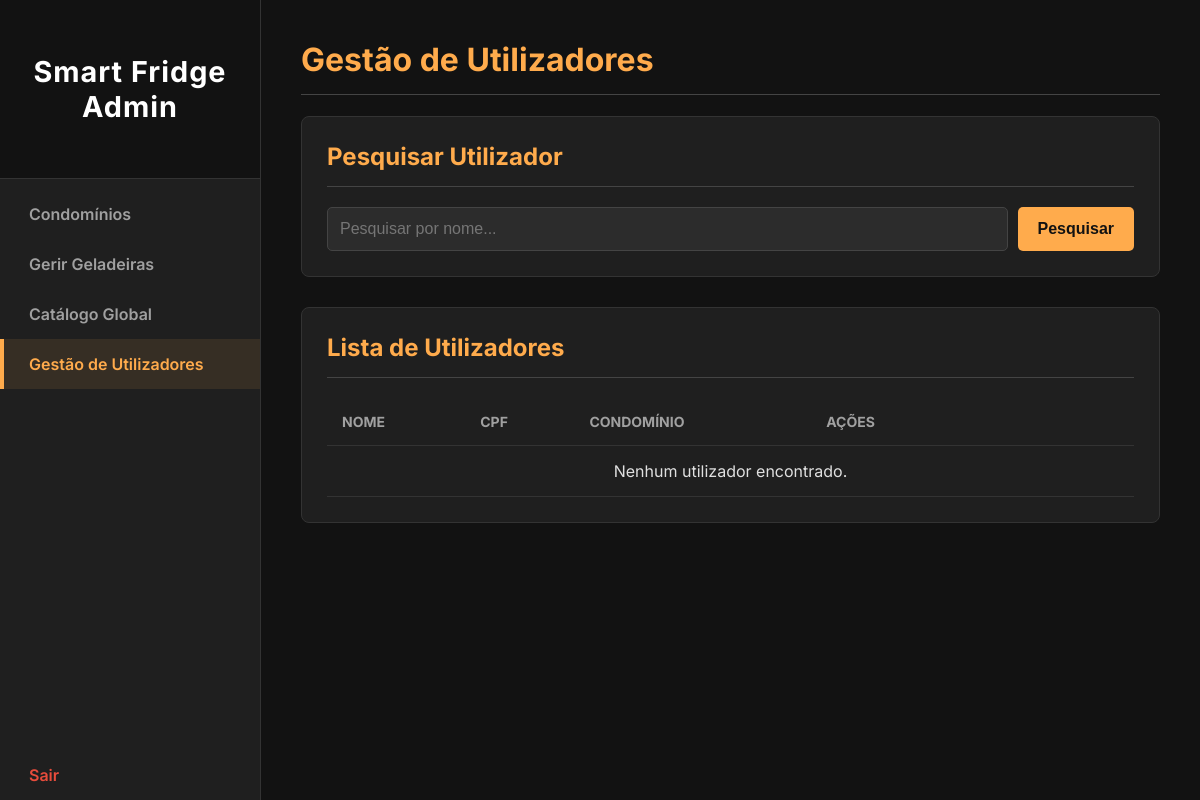
Before: /admin/utilizadores (signed in) with the older database file.
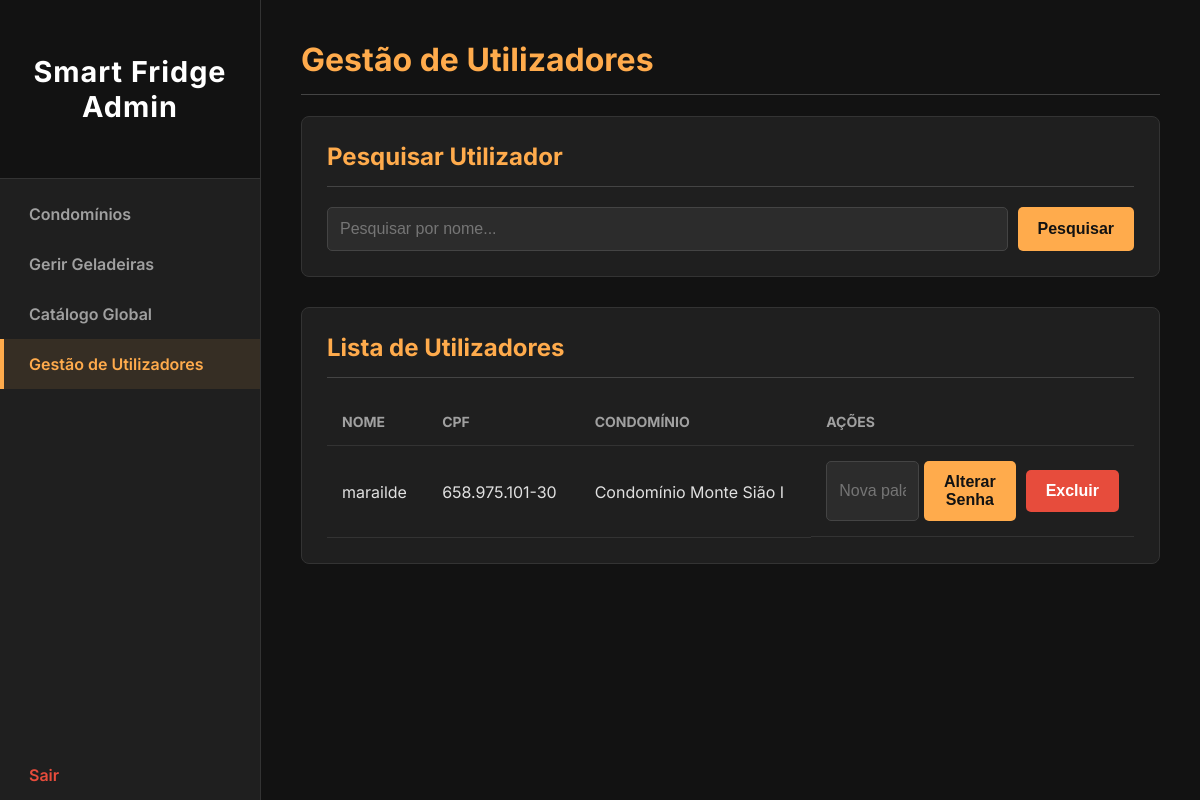
After: the same page with the newer database file.
### models.py (models this page shows, shortened)
class User(db.Model, UserMixin):
    __tablename__ = 'user'
    id = db.Column(db.Integer, primary_key=True)
    full_name = db.Column(db.String(150), nullable=False)
    cpf = db.Column(db.String(14), nullable=False, unique=True)
    birth_date = db.Column(db.String(10), nullable=False)
    password_hash = db.Column(db.String(255), nullable=False)
    condominio_name = db.Column(db.String(150), nullable=False)
    apartment_address = db.Column(db.String(100), nullable=False)
    is_admin = db.Column(db.Boolean, default=False)
    profile_image = db.Column(db.String(20), nullable=False, default='default.jpg')
    favorite_products = db.relationship('Product', secondary=favorites, lazy='dynamic')

### app.py (the view)
@app.route('/admin/utilizadores', methods=['GET', 'POST'])
@login_required
def gerenciar_utilizadores():
    if not current_user.is_admin: return redirect(url_for('user_dashboard'))
    query = User.query.filter_by(is_admin=False)
    if request.method == 'POST':
        search_query = request.form.get('search')
        if search_query: query = query.filter(User.full_name.ilike(f'%{search_query}%'))
    utilizadores = query.order_by(User.full_name).all()
    return render_template('gerenciar_utilizadores.html', utilizadores=utilizadores)

### app.py (called while the page is built)
@login_manager.user_loader
def load_user(user_id):
    return User.query.get(int(user_id))

### templates/gerenciar_utilizadores.html (shortened to what this page needs)
<!DOCTYPE html>
<html lang="pt-br">
<head>
    <link rel="stylesheet" href="{{ url_for('static', filename='admin_style.css') }}">
</head>
<body>
    <div class="wrapper">
        <nav class="sidebar">
            <div class="sidebar-header">
                <h3 class="logo-text">Smart Fridge Admin</h3>
            </div>
            <ul>
                <li><a href="{{ url_for('gerenciar_condominios') }}">Condomínios</a></li>
                <li><a href="{{ url_for('selecionar_geladeira') }}">Gerir Geladeiras</a></li>
                <li><a href="{{ url_for('gerenciar_catalogo') }}">Catálogo Global</a></li>
                <li><a href="{{ url_for('gerenciar_utilizadores') }}" class="active">Gestão de Utilizadores</a></li>
                <li><a href="{{ url_for('logout') }}" class="logout-link">Sair</a></li>
            </ul>
        </nav>
        <main class="main-content">
            <h1>Gestão de Utilizadores</h1>
            <div class="card">
                <h2>Pesquisar Utilizador</h2>
                <form method="POST" class="search-form">
                    <input type="search" name="search" placeholder="Pesquisar por nome...">
                    <button type="submit">Pesquisar</button>
                </form>
            </div>
            <div class="card">
                <h2>Lista de Utilizadores</h2>
                <table>
                    <thead>
                        <tr>
                            <th>Nome</th>
                            <th>CPF</th>
                            <th>Condomínio</th>
                            <th style="width: 40%;">Ações</th>
                        </tr>
                    </thead>
                    <tbody>
                        {% for user in utilizadores %}
                        <tr>
                            <td>{{ user.full_name }}</td>
                            <td>{{ user.cpf }}</td>
                            <td>{{ user.condominio_name }}</td>
                            <td class="actions">
                                <form action="{{ url_for('alterar_senha_utilizador', user_id=user.id) }}" method="POST" class="inline-form">
                                    <input type="password" name="new_password" placeholder="Nova palavra-passe" required>
                                    <button type="submit">Alterar Senha</button>
                                </form>
                                <form action="{{ url_for('excluir_utilizador', user_id=user.id) }}" method="POST" onsubmit="return confirm('Tem a certeza que quer excluir este utilizador? Esta ação é irreversível.');" class="inline-form">
                                    <button type="submit" class="delete-btn">Excluir</button>
                                </form>
                            </td>
                        </tr>
                        {% else %}
                        <tr>
                            <td colspan="4" style="text-align: center;">Nenhum utilizador encontrado.</td>
                        </tr>
                        {% endfor %}
                    </tbody>
                </table>
            </div>
        </main>
    </div>
</body>
</html>

Changed rows visible on the page:
added User: full_name "marailde", cpf "658.975.101-30", condominio_name "Condomínio Monte Sião I"
Other visible differences:
text no longer shown: "Nenhum utilizador encontrado."
